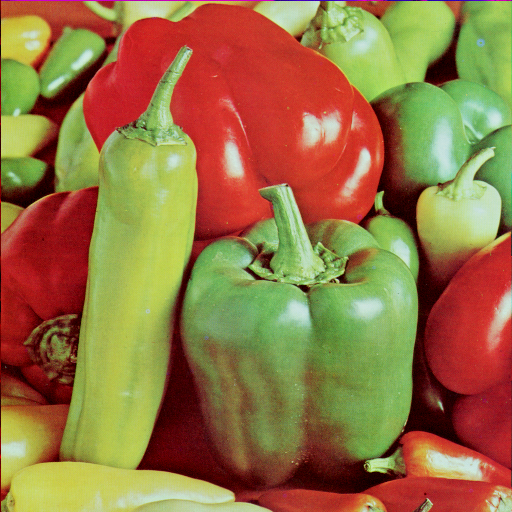
#> input picture misc/4.2.07.tiff, 512 x 512 px, found by its file name
$ jupyter execute '26) Contours.ipynb'   (older library calls are emulated)
#> lines starting #> are read from the running program, lines starting #| are printed output that depends on the picture; after the words box and inside, x2 and y2 are one past the last pixel; in counts of white or black regions, pixels touching at a corner belong together
[cell 1]
import cv2
import matplotlib.pyplot as plt
import numpy as np

[cell 2]
imgpath = "C:/Users/User/OpenCv/misc/4.2.07.tiff"
img = cv2.imread(imgpath, 1)
#> img is the input picture: shape (512, 512, 3); mean B, G, R 66.5, 115.6, 149.8
img = cv2.cvtColor(img, cv2.COLOR_BGR2RGB)
gray = cv2.cvtColor(img, cv2.COLOR_BGR2GRAY)
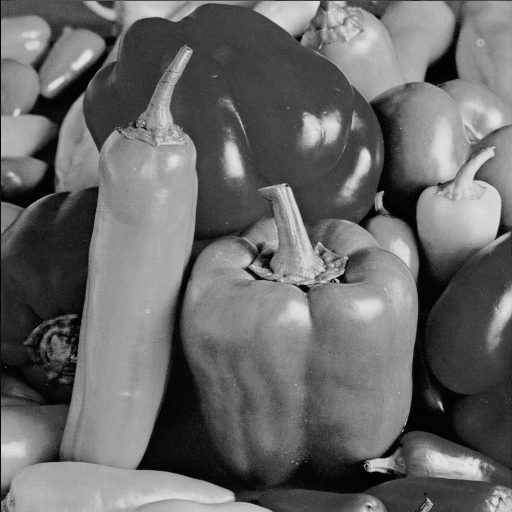
#> gray: shape (512, 512); min 0, max 230, mean 104.8

[cell 3]
ret, thresh = cv2.threshold(gray, 127, 255, 0)
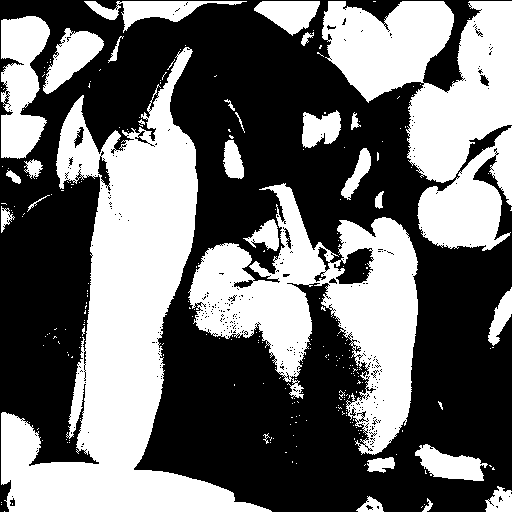
#> thresh: shape (512, 512); 43.2% white; 258 white regions (229 under 20 px)
img2, contours, hierarchy = cv2.findContours(thresh, cv2.RETR_TREE, cv2.CHAIN_APPROX_SIMPLE)
#> contours = 1145 contours, 1093 with area under 20; largest, box (x1, y1, x2, y2) and area: (1, 47, 272, 512) 42960, (188, 183, 418, 455) 26720, (322, 1, 512, 183) 19874, (417, 126, 512, 251) 6230, (1, 16, 50, 159) 4725
# print(contours)
# print(hierarchy)
cv2.drawContours(img, contours, -1, (0, 0, 255), 2)
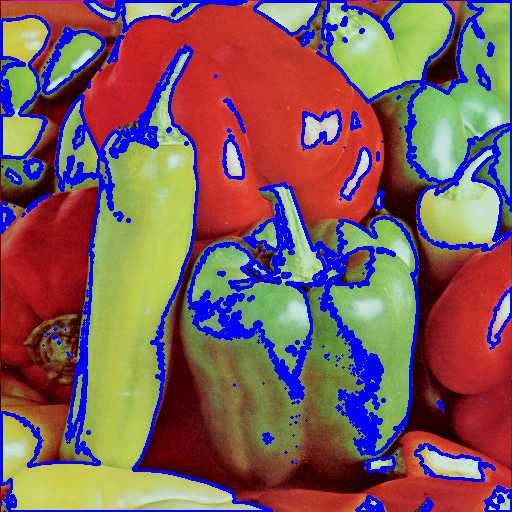
#> img: shape (512, 512, 3); mean R, G, B 128.6, 92.4, 92.2

[cell 4]
original = cv2.imread(imgpath, 1)
original = cv2.cvtColor(original, cv2.COLOR_BGR2RGB)
output = [original, img]
titles = ["Original Image", "Contours"]

[cell 5]
for i in range(len(output)):
    plt.subplot(1, 2, i + 1)
    plt.imshow(output[i])
    plt.title(titles[i])
    plt.xticks([])
    plt.yticks([])
#> this loop made 2 passes
plt.show()
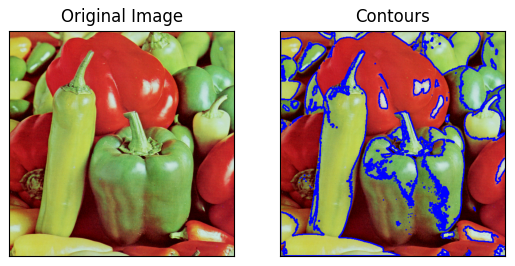
#> figure drawn by matplotlib, 2 panels

$ run again, with misc/4.1.03.tiff copied over misc/4.2.07.tiff
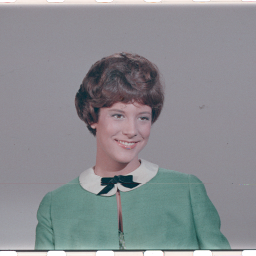
#> input picture misc/4.1.03.tiff, 256 x 256 px, found by its file name
#> img is the input picture: shape (256, 256, 3); mean B, G, R 144, 140, 137.6
#> `ret, thresh = cv2.threshold(gray, 127, 255, 0)`:
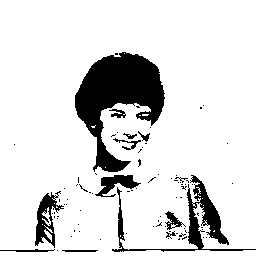
#> thresh: shape (256, 256); 86.5% white; 86 black regions (73 under 20 px)
#> contours = 175 contours, 159 with area under 20; largest, box (x1, y1, x2, y2) and area: (0, 0, 256, 256) 62772, (74, 51, 166, 173) 5405, (34, 191, 65, 249) 879, (94, 174, 142, 198) 530, (164, 210, 183, 231) 184
#> the loop `for i in range(len(output)):` made 2 passes
#> `plt.show()`:
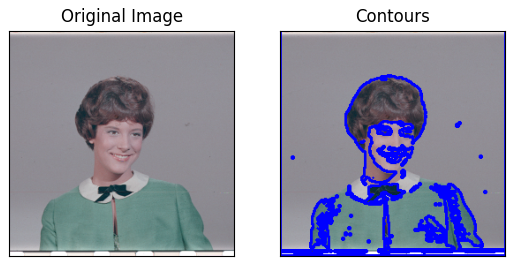
#> figure drawn by matplotlib, 2 panels
